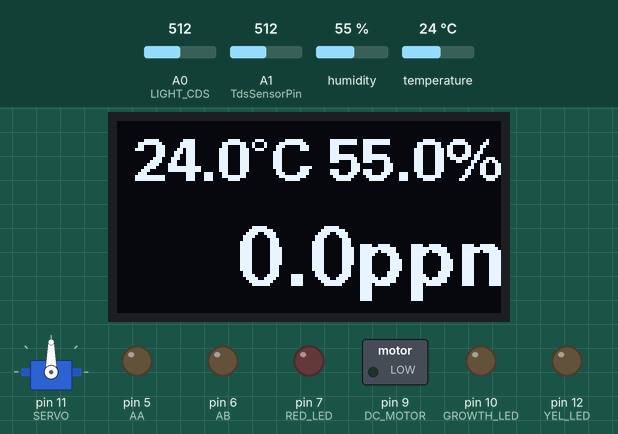
The sketch below on a simulated Arduino Uno, built with avr-gcc and run on an emulated ATmega328P. On the bench: servo, 128×64 one-colour display, switched loads named in the sketch (green lamp = pin HIGH), output pins drawn as LEDs (lit = HIGH). The test bench sets the inputs (shaded band); at power-on: temperature 24 °C, A1 (TdsSensorPin) = 512, A0 (LIGHT_CDS) = 512, humidity 55 %. The local clock reads 2024-03-15 10:24:30 at power-on unless the sketch sets it; what the sketch prints to the serial monitor is not drawn.

Above: at 1.2 s.
1.3 s: temperature set to 27 °C
At 5.0 s:
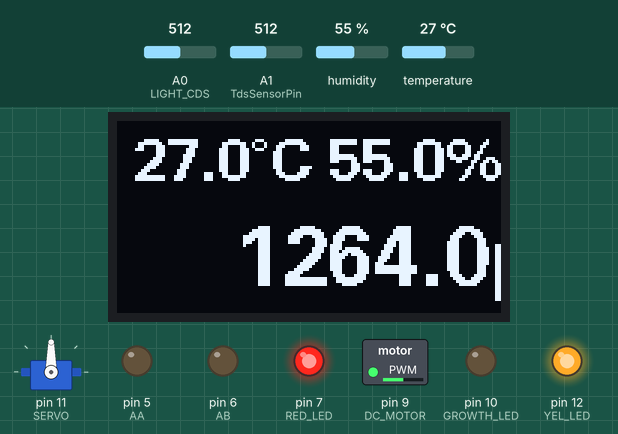
5.3 s: A1 (TdsSensorPin) set to 30
At 7.6 s:
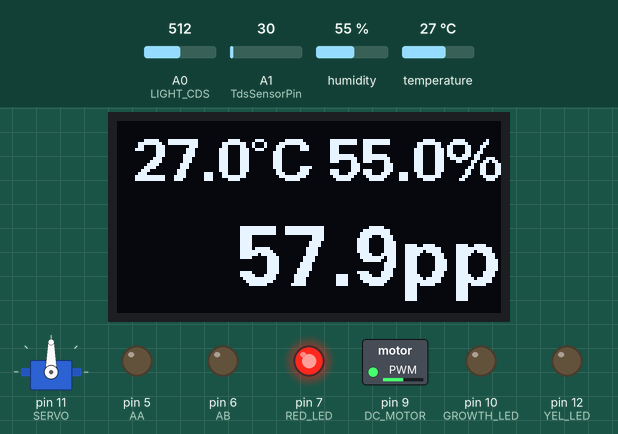
8.1 s: A0 (LIGHT_CDS) set to 30
At 11.3 s:
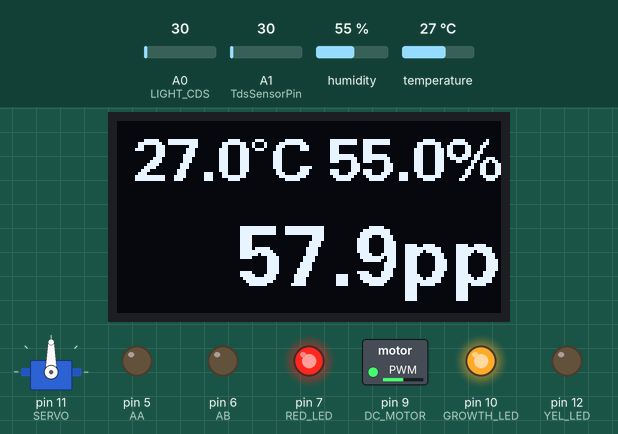
Timing chart, 0 to 12.8 s (numbered marks = the images above; inputs shaded):
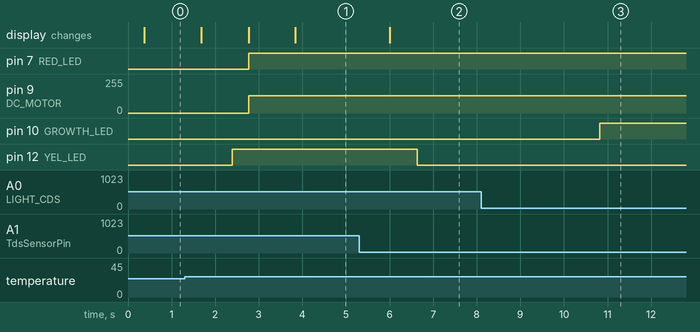

The sketch:

total_code.ino
```cpp
// Rtc 시간 모듈
#include <RtcDS1302.h>
#include <ThreeWire.h>

// tds 라이브러리
#include <EEPROM.h>
#include "GravityTDS.h"

#include <SoftwareSerial.h> //소프트웨어 시리얼 라이브러리 추가
#include <DHT.h> //온습도 센서 라이브러리 추가
#include <U8glib.h> //U8glib 라이브러리 추가 (OLED)
//OLED 라이브러리 추가
#include <Adafruit_GFX.h>
#include <Adafruit_SSD1306.h>
#include <Servo.h> //서보 모터 라이브러리 추가
//---[핀 번호 정의] -----------------------------------------

#define LIGHT_CDS A0  // CDS 조도센서 핀 지정(아날로그)
#define TdsSensorPin A1  // (아날로그) tds 모듈

// Rtc 모듈 핀 지정
#define DS1302_CLK 2
#define DS1302_DAT 3
#define DS1302_RST 4

// 워터 펌프 핀 지정
#define AA 5
#define AB 6

#define RED_LED 7  // 붉은 LED를 연결한 핀 번호 -> 경고등
#define YEL_LED 12 // tds 값 높을시 밫나는 LED를 연결한 핀 번호

// 온습도 모듈
#define DHTPIN 8 // 온습도 센서 out 8번 핀으로 설정
#define DHTTYPE DHT11 //온습도 센서 타입 설정

// 모터 모듈
#define DC_MOTOR 9   // PWM을 사용할 핀 (DC)
#define SERVO 11    // 서보모터를 연결한 핀 번호

// 생장 LED(임시)
#define GROWTH_LED 10
//----[객체 생성]-----------------------------------------------
Adafruit_SSD1306 display(-1); //4개의 핀을 가진 OLED 모듈은 RESET 핀이 없으므로 -1로 처리

// RTC 라이브러리 생성(객체 생성)
ThreeWire myWire(DS1302_DAT, DS1302_CLK, DS1302_RST);
RtcDS1302<ThreeWire> Rtc(myWire);

// 0.96인치 128x64 OLED
U8GLIB_SSD1306_128X64 u8g(U8G_I2C_OPT_NONE);  //SSD1306 128X64 I2C 규격 선택

DHT dht(DHTPIN, DHTTYPE); //DHT 센서 초기화

Servo servoMotor;

GravityTDS gravityTds;
//-----[변수 설정]-----------------------------------------
// millis()를 위한 시간 변수 설정
unsigned long currTime = 0;
unsigned long sensorTime = 0;
unsigned long growthTime = 0; // 생장 LED control 변수
unsigned long tdsTime = 0; // 마지막으로 TDS 값을 읽은 시간을 저장
unsigned long lastPumpTime = 0;  // 마지막 작동 시작 시간
unsigned long startPumpTime = 0; // 펌프가 시작된 시간

unsigned long lastServoTime = 0; // 서보모터 시간

int rotateState = 0;  //서보 모터(창문) 회전 여부를 결정하는 변수

//펌프 작동을 위한 시간수
const long pumpInterval = 3600000; // 이벤트 간의 시간 (1시간 = 3600000 밀리초)
const long pumpTime = 10000; // 펌프가 작동하는 시간 (10초)
bool pumpRunning = false; // 펌프가 현재 작동 중인지 여부

//tds 작동을 위한 시간수
float temperature = 25, tdsValue = 0;
const long tdsInterval = 1000; // TDS 값을 읽는 간격 (1000ms = 1초)
//-----[setup]---------------------------------------------------
void setup() {
  Serial.begin(115200);

  // Rtc 모듈 세팅
  Rtc.Begin();  //모듈 시작 선언
  RtcDateTime compiled = RtcDateTime(__DATE__, __TIME__);  //Rtc 시간 불러오기
  // 초기 세팅
  if (!Rtc.IsDateTimeValid()) Rtc.SetDateTime(compiled);
  if (Rtc.GetIsWriteProtected()) Rtc.SetIsWriteProtected(false);
  if (!Rtc.GetIsRunning()) Rtc.SetIsRunning(true);
  // 시간 세팅
  RtcDateTime now = Rtc.GetDateTime();
  if (now < compiled) Rtc.SetDateTime(compiled);

  pinMode(SERVO, OUTPUT);
  pinMode(RED_LED, OUTPUT);  // 붉은 LED 핀을 출력으로 설정
  pinMode(DC_MOTOR, OUTPUT); //DC 모터 제어 핀 출력용으로 설정
  servoMotor.attach(SERVO);
  dht.begin();
	u8g.begin();

	//tds
  pinMode(YEL_LED, OUTPUT); // LED 핀을 출력으로 설정
  gravityTds.setPin(TdsSensorPin);
  gravityTds.setAref(5.0); // ADC의 참조 전압 설정, 아두이노 UNO에서 기본값은 5.0V
  gravityTds.setAdcRange(1024); // 10비트 ADC의 경우 1024, 12비트 ADC의 경우 4096
  gravityTds.begin(); // 초기화
	// 워터펌프
	pinMode(AA, OUTPUT);
  pinMode(AB, OUTPUT);

	// 생장LED(임시)
	pinMode(GROWTH_LED, OUTPUT);
}

//---[loop문]------------------------------------------------
void loop() {
  currTime = millis();  // millis() 시작

  // 각종 센서값 읽기
  RtcDateTime now = Rtc.GetDateTime();  // RTC 모듈로부터 현재 시간 얻기
  int lightValue = analogRead(LIGHT_CDS);  // CDS 조도값
  tdsValue = gravityTds.getTdsValue(); // TDS 값 가져오기
  float humidity = dht.readHumidity();  // 습도
  float temperature = dht.readTemperature();  // 온도
  if (isnan(humidity) || isnan(temperature)) {
    return;
  }

  if (currTime - sensorTime >= 5000)  // 5초 간격으로 센서값 Serial에 표시
  {
    sensorTime = currTime;

    // Serial 시간 표시
    char dt[26];
    sprintf(dt, "%02u/%02u %02u:%02u:%02u", now.Month(), now.Day(), now.Hour(), now.Minute(), now.Second());
    Serial.print(dt);
    Serial.print("  온: ");
		Serial.print(temperature);  // 온도
    Serial.print("  습: ");
		Serial.print(humidity);  // 습도
    Serial.print("  조: ");
    Serial.print(lightValue);  // 조도
    Serial.print("  T: ");
		Serial.println(tdsValue);  // tds
  }

  // OLED
  u8g.firstPage(); //picture loop의 시작
  do {
    u8g.setFont(u8g_font_fub14); //온도, 습도 폰트지정
    u8g.setPrintPos(5, 20); //온도 데이터 출력 커서 설정

    u8g.print(temperature,1); //온도 데이터(소수점 첫째 자리) 출력
    u8g.print("\xb0""C"); //온도 기호(°C) 출력
    u8g.setPrintPos(70, 20); //습도 데이터 출력 커서 설정
    u8g.print(humidity,1); //습도 데이터(소수점 첫째 자리) 출력
    u8g.print("%"); //습도 기호(%) 출력
    u8g.setFont(u8g_font_fub20); //TDS 폰트지정
    u8g.setPrintPos(40, 55); //TDS 데이터 출력 커서 설정
    u8g.print(tdsValue,1); //tds 데이터(소수점 첫째 자리) 출력
		u8g.print("ppm"); // tds 기호(ppm) 출력
  } while(u8g.nextPage()); //picture loop의 끝

  // 온습도에 따른 환기팬 동작
  if (temperature >= 26 || humidity >= 60) {
    analogWrite(DC_MOTOR, 128);  // PWM을 사용하여 모터를 반만 틀도록 설정 (0 ~ 255 중 128은 절반)
    digitalWrite(RED_LED, HIGH);  // 붉은 LED 켜기
  } else if (temperature <= 25 && humidity <= 40) {
    analogWrite(DC_MOTOR, 0);
    digitalWrite(RED_LED, LOW);  // 붉은 LED 끄기
  }

  // 1시간에 한 번씩 서보모터(창문 여닫이) 동작
  if (currTime - lastServoTime >= 3600000) {  // 1시간(60분 * 60초 * 1000밀리초)
    // 서보모터 열기 또는 닫기
    if (rotateState == 0) {
      // 서보모터를 90도로 열기
      servoMotor.write(90);
      rotateState = 1;
    } else {
      // 서보모터를 0도로 닫기
      servoMotor.write(0);
      rotateState = 0;
    }
    lastServoTime = millis();  // 서보모터가 동작한 시간 갱신
  }

  //워터펌프
  // 펌프가 작동하지 않고, 다음 작동 시간에 도달했을 때
  if (!pumpRunning && currTime - lastPumpTime >= pumpInterval) {
    pumpRunning = true; // 펌프 작동 시작
    lastPumpTime = currTime ; // 다음 이벤트를 위한 시간 업데이트
    startPumpTime = currTime; // 펌프 시작 시간 기록
    digitalWrite(AA, HIGH);
    digitalWrite(AB, LOW);
  }

  // 펌프가 작동 중이고, 10초가 경과했을 때
  if (pumpRunning && currTime - startPumpTime >= pumpTime) {
    digitalWrite(AA, LOW); // 펌프 작동 정지
    digitalWrite(AB, LOW);
    pumpRunning = false; // 펌프 작동 상태 업데이트
  }

  //tds
  if (currTime - tdsTime >= tdsInterval) { // 마지막 측정 시간으로부터 1초가 경과했는지 확인
      tdsTime = currTime; // 마지막 측정 시간 업데이트

      //temperature = readTemperature(); // 온도 센서를 추가하고 온도를 읽습니다.
      gravityTds.setTemperature(temperature); // 온도 설정 및 온도 보정 실행
      gravityTds.update(); // 샘플링 및 계산

      Serial.print(tdsValue, 0);
      Serial.println("ppm");

      // TDS 값이 200ppm 이상일 경우 LED 켜기
      if (tdsValue >= 200) {
          digitalWrite(YEL_LED, HIGH); // LED 켜기
      } else {
          digitalWrite(YEL_LED, LOW); // LED 끄기
      }
	  }

  // 생장 led 제어
  if (currTime - growthTime >= 5000)
  {
    growthTime = currTime;
    // 9:00 ~ 18:00 사이 조도값에 따른 LED 제어
	  if (now.Hour() >= 9 && now.Hour() < 18 && lightValue <= 500) {
	    digitalWrite(GROWTH_LED, HIGH); // 낮 동안 조도값이 낮으면 LED 켜기
	  } else if ((now.Hour() >= 18 || now.Hour() < 9) && lightValue > 500) {
	    digitalWrite(GROWTH_LED, LOW); // 저녁이거나 조도값이 높으면 LED 끄기
	  }
  }

}
```

Measured:
- the behaviour switches between 25 and 26 °C on temperature (found by bisection; images 0 and 1)
- after the input at 1.3 s, pin 7 (RED_LED): LOW → HIGH after 1.5 s; pin 9 (DC_MOTOR): 0/255 → 128/255 after 1.5 s; the display: first differs from a run without the input after 1.5 s (image 1 shows a later state)
- after the input at 5.3 s, pin 12 (YEL_LED): HIGH → LOW after 1.3 s; the display: changes after 0.70 s (image 2)
- after the input at 8.1 s, pin 10 (GROWTH_LED): LOW → HIGH after 2.7 s
